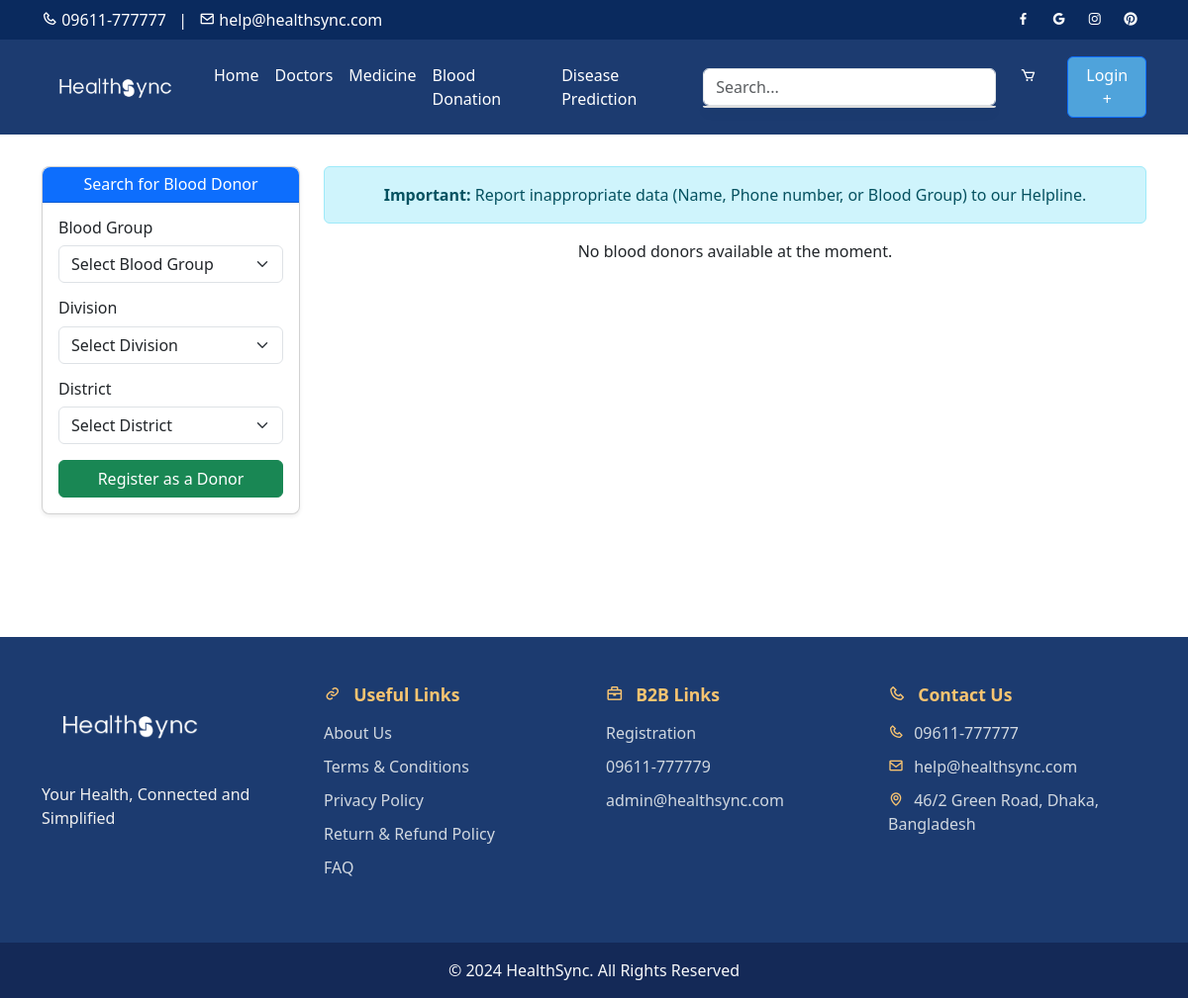
/blood-donors/, run on an earlier commit of the app's database.
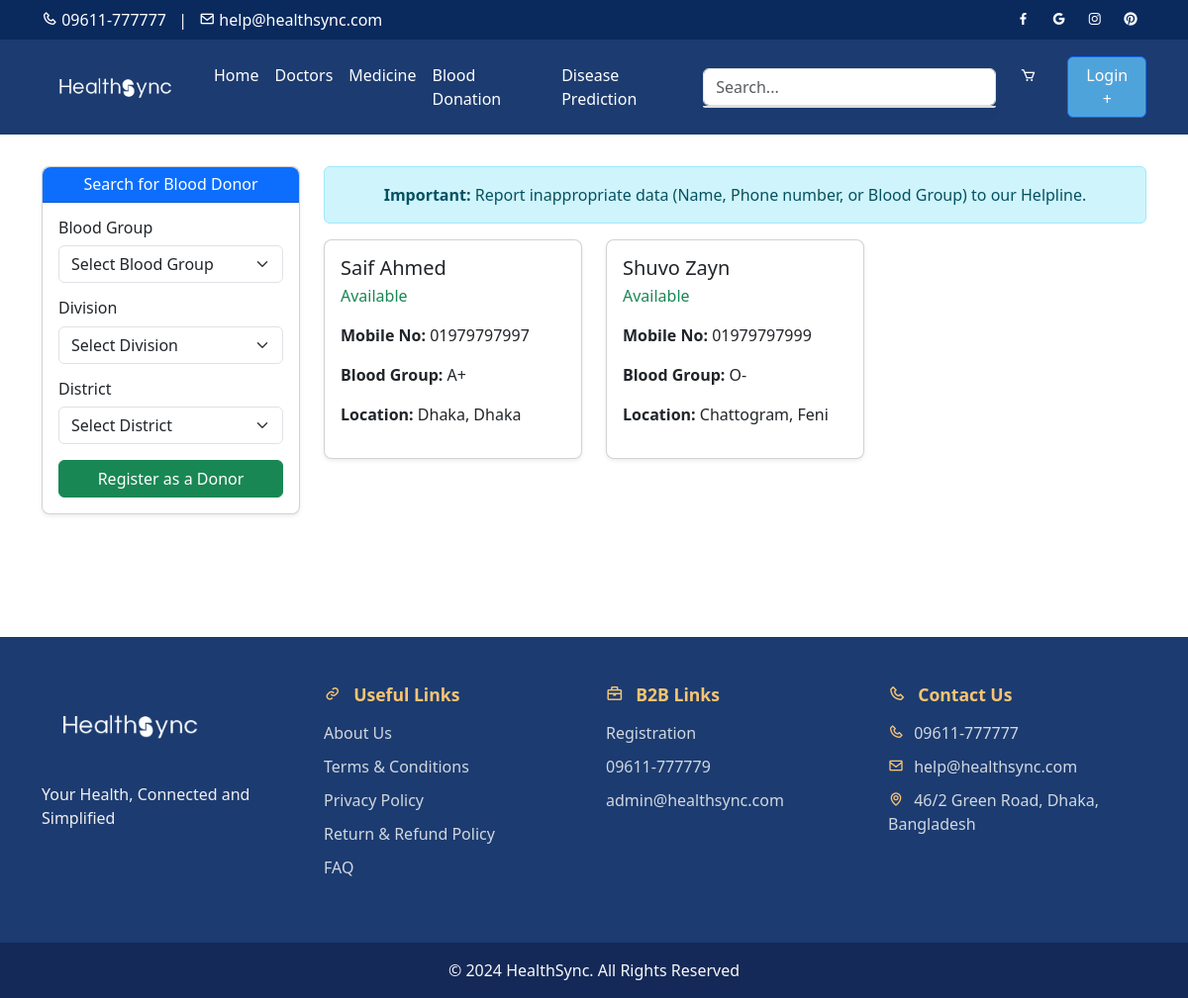
And on a later commit of the database.
### core/models.py (models this page shows, shortened)
class BloodDonor(models.Model):
    name = models.CharField(max_length=100, default='Anonymous')
    mobile_number = models.CharField(max_length=15, blank=True, null=True)
    blood_group = models.CharField(max_length=5)
    division = models.CharField(max_length=100)
    district = models.CharField(max_length=100)

### core/views.py (the view)
# urls.py: path('blood-donors/', views.donor_view, name='donors'),  # List of blood donors
def donor_view(request):
    donors = BloodDonor.objects.all()
    return render(request, 'donation.html', {'donors': donors})

### core/templates/donation.html (shortened to what this page needs)
{% extends "base.html" %}
{% block content %}
<div class="container py-5">
    <div class="row">
        <div class="col-md-3">
            <div class="card shadow-sm mb-3" style="border-radius: 8px;">
                <div class="card-header bg-primary text-white text-center py-2" style="border-radius: 8px 8px 0 0;">
                    <h6 class="mb-0">Search for Blood Donor</h6>
                </div>
                <div class="card-body">
                    <div class="mb-3">
                        <h6>Blood Group</h6>
                        <select class="form-select" id="searchBloodGroup" onchange="filterDonors()">
                            <option value="">Select Blood Group</option>
                        </select>
                    </div>
                    <div class="mb-3">
                        <h6>Division</h6>
                        <select class="form-select" id="searchDivision" onchange="updateDistricts('search'); filterDonors()" required>
                            <option value="">Select Division</option>
                        </select>
                    </div>
                    <div class="mb-3">
                        <h6>District</h6>
                        <select class="form-select" id="searchDistrict" onchange="filterDonors()" required>
                            <option value="">Select District</option>
                        </select>
                    </div>
                    <button class="btn btn-success w-100" data-bs-toggle="modal" data-bs-target="#registerDonorModal">Register as a Donor</button>
                </div>
            </div>
        </div>
        <div class="col-md-9">
            <div class="alert alert-info text-center" role="alert">
                <strong>Important:</strong> Report inappropriate data (Name, Phone number, or Blood Group) to our Helpline.
            </div>
            <div class="row" id="donorList">
                {% if donors %}
                    {% for donor in donors %}
                        <div class="col-md-6 col-lg-4 mb-4 donor-card" data-blood-group="{{ donor.blood_group }}" data-division="{{ donor.division }}" data-district="{{ donor.district }}">
                            <div class="card h-100 shadow-sm" style="border-radius: 8px;">
                                <div class="card-body">
                                    <h5 class="card-title mb-1">{{ donor.name }}</h5>
                                    <p class="text-success">Available</p>
                                    <p><strong>Mobile No:</strong> {{ donor.mobile_number }}</p>
                                    <p><strong>Blood Group:</strong> {{ donor.blood_group }}</p>
                                    <p><strong>Location:</strong> {{ donor.division }}, {{ donor.district }}</p>
                                </div>
                            </div>
                        </div>
                    {% endfor %}
                {% else %}
                    <div class="col-12">
                        <p class="text-center">No blood donors available at the moment.</p>
                    </div>
                {% endif %}
            </div>
        </div>
    </div>
</div>
{% endblock %}

What changed in the data, as far as the page shows it:
added BloodDonor: name "Saif Ahmed", mobile_number "01979797997", blood_group "A+", division "Dhaka", district "Dhaka"
added BloodDonor: name "Shuvo Zayn", mobile_number "01979797999", blood_group "O-", division "Chattogram", district "Feni"
Also different on the page:
text no longer shown: "No blood donors available at the moment."
